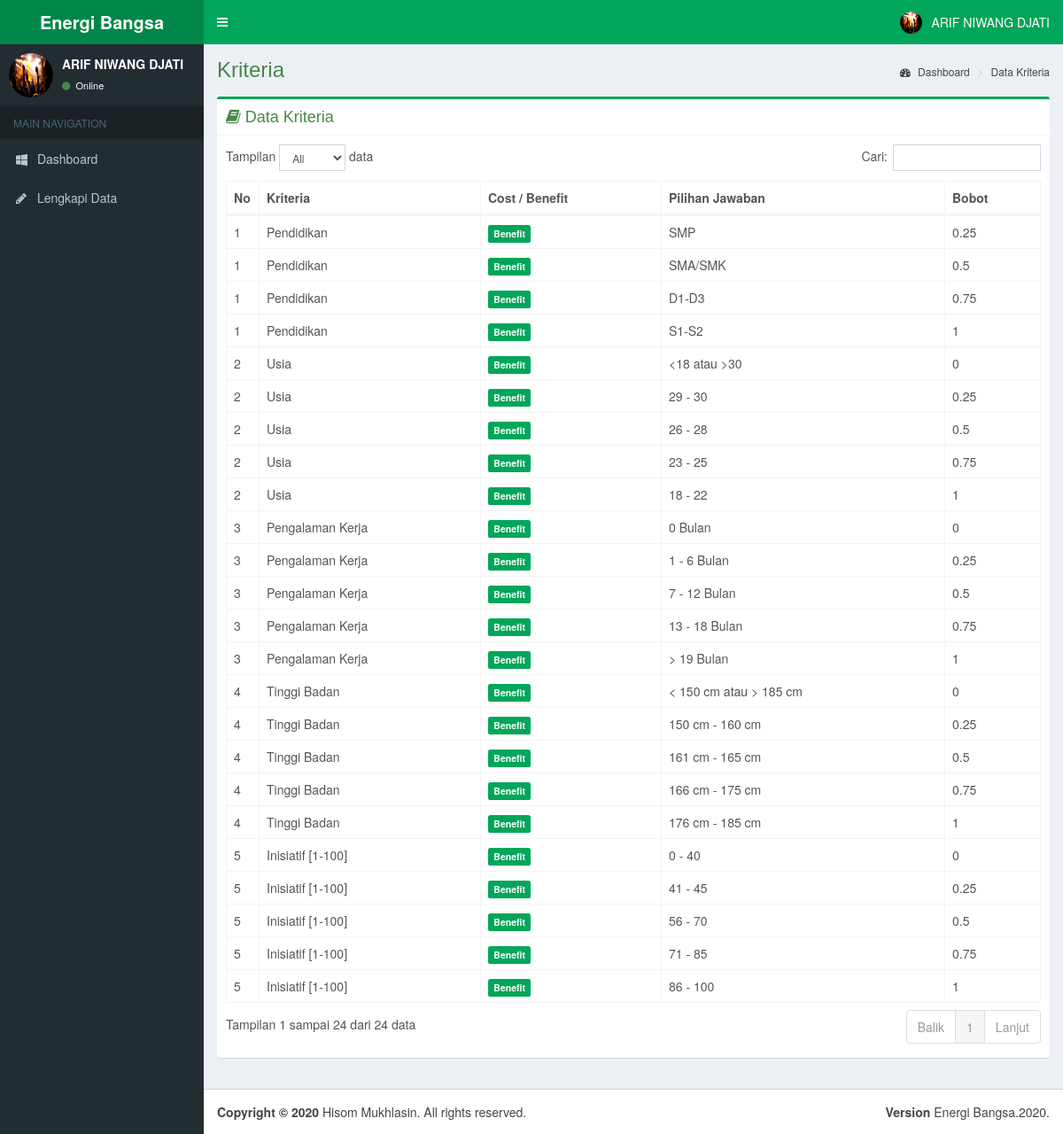
Screenshot of /kriteria.php (signed in) with the database file from the repository.
### tables this page shows
CREATE TABLE `sub_kriteria` (
  `id_sub_kriteria` int(11) NOT NULL AUTO_INCREMENT,
  `id_kriteria` int(11) NOT NULL,
  `sub_kriteria` varchar(255) NOT NULL,
  `bobot` float NOT NULL,
  `min` int(11) DEFAULT NULL,
  `max` int(11) DEFAULT NULL,
  PRIMARY KEY (`id_sub_kriteria`)
);

CREATE TABLE `kriteria` (
  `id_kriteria` int(11) NOT NULL AUTO_INCREMENT,
  `kriteria` varchar(50) NOT NULL,
  `cost_benefit` varchar(10) NOT NULL,
  `tipe` varchar(10) NOT NULL DEFAULT 'Option',
  `limit` tinyint(1) NOT NULL,
  `bobot` float DEFAULT '0',
  PRIMARY KEY (`id_kriteria`)
);

### kriteria.php (the view, shortened to what this page needs)
<?php
include 'dbconf.php';
?>
<!DOCTYPE html>
<html>
<head>
	<?php include 'layout/head.php'; ?>
</head>
<body class="hold-transition fixed skin-green sidebar-mini">
<div class="wrapper">
	<header class="main-header">
		<?php include 'layout/header.php'; ?>
	</header>
	<aside class="main-sidebar">
		<?php include 'layout/sidebar.php'; ?>
	</aside>
	<div class="content-wrapper">
		<section class="content-header">
			<h1 class="text-success">Kriteria</h1>
			<ol class="breadcrumb">
				<li><a href="dashboard-ui.php"><i class="fa fa-dashboard"></i> Dashboard</a></li>
				<li><a href="kriteria.php">Data Kriteria</a></li>
			</ol>
		</section>
		<section class="content">
			<div class="box box-success">
				<div class="box-header with-border">
					<h3 class="box-title text-success"><i class="fa fa-book"> </i> Data Kriteria</h3>
				</div>
				<div class="box-body">
					<div class="row">
						<div class="col-lg-12 col-xs-12">
							<table id="maintable" class="table table-responsive table-bordered table-hover">
								<thead>
								<tr>
									<th width="20px">No.</th>
									<th>Kriteria</th>
									<th>Cost / Benefit</th>
									<th>Pilihan Jawaban</th>
									<th>Bobot</th>
								</tr>
								</thead>
								<tbody>
								<?php
								$query = "SELECT * FROM kriteria INNER JOIN sub_kriteria ON kriteria.id_kriteria = sub_kriteria.id_kriteria ORDER BY kriteria.id_kriteria ASC, sub_kriteria.bobot ASC";
								$run = $mysqli->query($query);
								$no = 0;
								$id_kriteria = 0;
								if ($run->num_rows != 0):
									while ($row = $run->fetch_assoc()) {
										$row = (object)$row;
										if ($row->id_kriteria != $id_kriteria) {
											$no++;
											$id_kriteria = $row->id_kriteria;
										}
										?>
										<tr>
											<td><?php echo $no; ?></td>
											<td><?php echo $row->kriteria; ?></td>
											<td>
												<?php if ($row->cost_benefit): ?>
													<small class='label label-success'>Benefit</small>
												<?php else: ?>
													<small class='label label-warning'>Cost</small>
												<?php endif; ?>
											</td>
											<td><?php echo $row->sub_kriteria; ?></td>
											<td><?php echo $row->bobot; ?></td>
										</tr>
									<?php } endif; ?>
								</tbody>
							</table>
						</div>
					</div>
				</div>
			</div>
		</section>
	</div>
	<footer class="main-footer">
		<?php include 'layout/footer.php'; ?>
	</footer>
</div>
</body>
</html>

### rows the page displays
sub_kriteria: no "1", id_kriteria.kriteria "Pendidikan", sub_kriteria "SMP", bobot "0.25"
sub_kriteria: no "1", id_kriteria.kriteria "Pendidikan", sub_kriteria "SMA/SMK", bobot "0.5"
sub_kriteria: no "1", id_kriteria.kriteria "Pendidikan", sub_kriteria "D1-D3", bobot "0.75"
sub_kriteria: no "1", id_kriteria.kriteria "Pendidikan", sub_kriteria "S1-S2", bobot "1"
sub_kriteria: no "2", id_kriteria.kriteria "Usia", sub_kriteria "<18 atau >30", bobot "0"
sub_kriteria: no "2", id_kriteria.kriteria "Usia", sub_kriteria "29 - 30", bobot "0.25"
sub_kriteria: no "2", id_kriteria.kriteria "Usia", sub_kriteria "26 - 28", bobot "0.5"
sub_kriteria: no "2", id_kriteria.kriteria "Usia", sub_kriteria "23 - 25", bobot "0.75"
sub_kriteria: no "2", id_kriteria.kriteria "Usia", sub_kriteria "18 - 22", bobot "1"
sub_kriteria: no "3", id_kriteria.kriteria "Pengalaman Kerja", sub_kriteria "0 Bulan", bobot "0"
sub_kriteria: no "3", id_kriteria.kriteria "Pengalaman Kerja", sub_kriteria "1 - 6 Bulan", bobot "0.25"
sub_kriteria: no "3", id_kriteria.kriteria "Pengalaman Kerja", sub_kriteria "7 - 12 Bulan", bobot "0.5"
sub_kriteria: no "3", id_kriteria.kriteria "Pengalaman Kerja", sub_kriteria "13 - 18 Bulan", bobot "0.75"
sub_kriteria: no "3", id_kriteria.kriteria "Pengalaman Kerja", sub_kriteria "> 19 Bulan", bobot "1"
sub_kriteria: no "4", id_kriteria.kriteria "Tinggi Badan", sub_kriteria "< 150 cm atau > 185 cm", bobot "0"
sub_kriteria: no "4", id_kriteria.kriteria "Tinggi Badan", sub_kriteria "150 cm - 160 cm", bobot "0.25"
sub_kriteria: no "4", id_kriteria.kriteria "Tinggi Badan", sub_kriteria "161 cm - 165 cm", bobot "0.5"
sub_kriteria: no "4", id_kriteria.kriteria "Tinggi Badan", sub_kriteria "166 cm - 175 cm", bobot "0.75"
sub_kriteria: no "4", id_kriteria.kriteria "Tinggi Badan", sub_kriteria "176 cm - 185 cm", bobot "1"
sub_kriteria: no "5", id_kriteria.kriteria "Inisiatif [1-100]", sub_kriteria "0 - 40", bobot "0"
sub_kriteria: no "5", id_kriteria.kriteria "Inisiatif [1-100]", sub_kriteria "41 - 45", bobot "0.25"
sub_kriteria: no "5", id_kriteria.kriteria "Inisiatif [1-100]", sub_kriteria "56 - 70", bobot "0.5"
sub_kriteria: no "5", id_kriteria.kriteria "Inisiatif [1-100]", sub_kriteria "71 - 85", bobot "0.75"
sub_kriteria: no "5", id_kriteria.kriteria "Inisiatif [1-100]", sub_kriteria "86 - 100", bobot "1"

### other values shown
$_SESSION['judul'] "Energi Bangsa"
$_SESSION['user'] "ARIF NIWANG DJATI"
